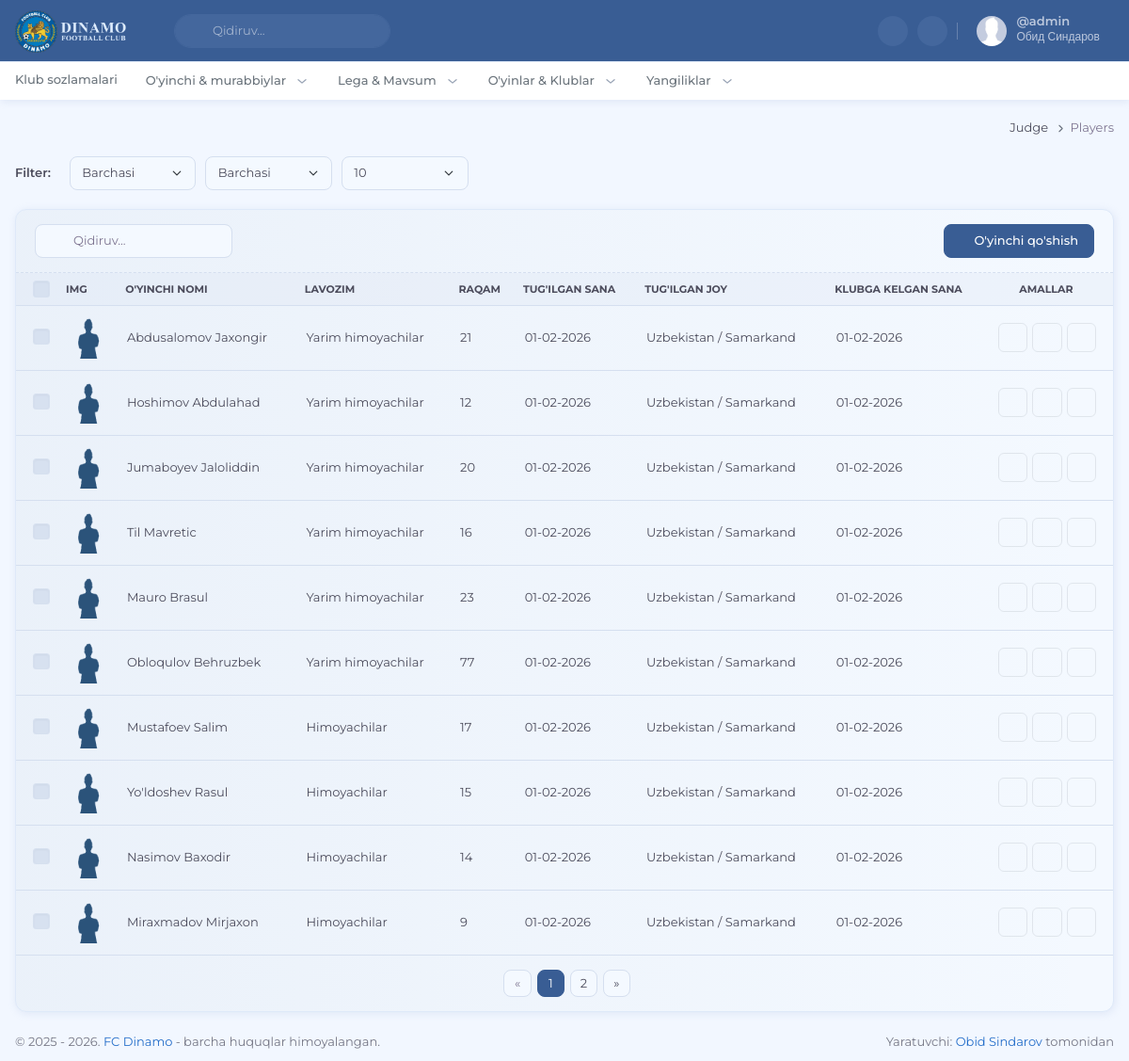
The app's page /judge/players (signed in) with its own data.
### apps/users/models.py (models this page shows, shortened)
class CustomUser(AbstractUser):
    pass

### apps/teams/models.py (models this page shows, shortened)
class Player(models.Model):
    name = models.CharField(max_length=255)
    position = models.ForeignKey(PlayerPosition, on_delete=models.PROTECT)
    team_type = models.ForeignKey(TeamType, on_delete=models.PROTECT)
    date_of_birth = models.DateField(blank=True, null=True)
    location = models.CharField(max_length=100, blank=True, null=True)
    joined_date = models.DateField(blank=True, null=True)
    image = models.FileField(upload_to='players/', blank=True, null=True)
    biography = models.TextField(blank=True)
    number = models.PositiveIntegerField(blank=True, null=True)
    order = models.IntegerField(default=0)
    class Meta:
        ordering = ('order',)

class PlayerPosition(models.Model):
    title = models.CharField(max_length=255)
    order = models.IntegerField(default=0)
    class Meta:
        ordering = ('order',)
    def __str__(self):
        return self.title

### apps/judge/views.py (the view, shortened to what this page needs)
# urls.py: path('players', views.judge_players, name='judge_players'),
@login_required
def judge_players(request):
    if not request.user.is_superuser:
        raise PermissionDenied
    per_page = request.GET.get('per_page', 10)
    category = request.GET.get('category')
    position = request.GET.get('position')
    players_list = Player.objects.select_related('position', 'team_type').order_by('-id')
    positions = PlayerPosition.objects.order_by('order')
    if category and category != "all":
        category = int(category)
        players_list = players_list.filter(team_type__id=category)
    if position and position != "all":
        position = int(position)
        players_list = players_list.filter(position__id=position)
    players_list, pagination_range = paginate_queryset(players_list, request, per_page=per_page)
    paths = [
        {'title': 'judge', 'url': 'judge', 'args': []},
        {'title': 'players', 'url': 'judge_players', 'args': []},
    ]
    context = {
        'category': category,
        'position': position,
        'positions': positions,
        'players_list': players_list,
        'pagination_range': pagination_range,
        'per_page': str(per_page),
        'paths': paths,
        'page_title': 'O\'yinchilarni sozlash'
    }
    context.update(get_base_context(request))
    return render(request, 'judge/players/players/players.html', context)

### apps/core/utils.py (called while the page is built)
def get_base_context(request):
    return {
        'current_year': datetime.now().year,
        'categorys': TeamType.objects.all().order_by('order')
    }

def get_pagination_range(current_page, total_pages, delta=1):
    range_with_dots = []
    left = current_page - delta
    right = current_page + delta + 1
    range_with_dots.append(1)
    if left > 2:
        range_with_dots.append('...')
    for i in range(max(left, 2), min(right, total_pages)):
        range_with_dots.append(i)
    if right < total_pages:
        range_with_dots.append('...')
    if total_pages > 1:
        range_with_dots.append(total_pages)
    return range_with_dots

def paginate_queryset(queryset, request, per_page=5):
    paginator = Paginator(queryset, per_page)
    page_number = request.GET.get('page')
    page_obj = paginator.get_page(page_number)
    pagination_range = get_pagination_range(page_obj.number, paginator.num_pages)
    return page_obj, pagination_range

### apps/judge/templates/judge/players/players/players.html (shortened to what this page needs)
{% extends "judge/judge.html" %} {% load static %} {% block title %}FC Dinamo - {{ page_title }}{% endblock title %} {% block css %}
<link href="{% static 'plugins/summernote/summernote-bs5.min.css' %}" rel="stylesheet" />
{% endblock css %}
{% block content %}
<div class="container-fluid">
    <div class="row">
        <div class="col-12">
            <div class="d-flex align-items-center gap-2 mb-3">
                <span class="me-2 fw-semibold">Filter:</span>
                <form method="get" class="d-flex gap-2">
                    <select class="form-select" name="category" onchange="this.form.submit()">
                        <option value="all">Barchasi</option>
                    </select>
                    <select class="form-select" name="position" onchange="this.form.submit()">
                        <option value="all">Barchasi</option>
                    </select>
                    <select class="form-select form-control my-1 my-md-0" name="per_page" onchange="this.form.submit()">
                        <option value="10" {% if per_page == "10" %}selected{% endif %}>10</option>
                    </select>
                </form>
            </div>
            <form method="post">
                <div data-table  data-table-rows-per-page="{{ per_page }}" class="card">
                    <div class="card-header border-light justify-content-between">
                        <div class="d-flex gap-2">
                            <div class="app-search">
                                <input data-table-search type="search" class="form-control" placeholder="Qidiruv..." />
                                <i class="ti ti-search app-search-icon text-muted"></i>
                            </div>
                        </div>
                        <div class="d-flex gap-1">
                            <a href="{% url 'judge_players_add' %}" class="btn btn-primary">
                                <i class="ti ti-plus me-1 fs-sm"></i>
                                O'yinchi qo'shish
                            </a>
                        </div>
                    </div>
                    <div class="table-responsive">
                        <table class="table table-custom table-centered table-select table-hover w-100 mb-0">
                            <thead class="bg-light align-middle bg-opacity-25 thead-sm">
                                <tr class="text-uppercase fs-xxs">
                                    <th class="ps-3" style="width: 1%">
                                        <input data-table-select-all class="form-check-input form-check-input-light fs-14 mt-0" type="checkbox" id="select-all-products" value="option" />
                                    </th>
                                    <th style="width: 1%;">Img</th>
                                    <th data-table-sort data-column="name">O'yinchi nomi</th>
                                    <th data-table-sort data-column="position">Lavozim</th>
                                    <th data-table-sort data-column="name">Raqam</th>
                                    <th data-table-sort data-column="date_of_birth">Tug'ilgan sana</th>
                                    <th data-table-sort data-column="location">Tug'ilgan joy</th>
                                    <th data-table-sort data-column="joined_date">Klubga kelgan sana</th>
                                    <th class="text-center" style="width: 1%">Amallar</th>
                                </tr>
                            </thead>
                            <tbody>
                                {% for player in players_list %}
                                <tr>
                                    <td class="ps-3">
                                        <input class="form-check-input form-check-input-light fs-14 product-item-check mt-0" type="checkbox" name="selected_ids" value="{{ player.id }}" value="option" />
                                    </td>
                                    <td>
                                        <div class="avatar-lg d-flex justify-content-center align-items-center">
                                            <img src="{{ player.image.url }}" alt="{{ player.name }}" class="img-fluid rounded" />
                                        </div>
                                    </td>
                                    <td>
                                        {{ player.name }}
                                    </td>
                                    <td>{{ player.position }}</td>
                                    <td>{{ player.number }}</td>
                                    <td>{{ player.date_of_birth|date:"d-m-Y" }}</td>
                                    <td>{{ player.location }}</td>
                                    <td>{{ player.joined_date|date:"d-m-Y" }}</td>
                                    <td>
                                        <div class="d-flex justify-content-center gap-1">
                                            <a href="{% url 'player_detail' player.team_type.code player.id %}" class="btn btn-default btn-icon btn-sm">
                                                <i class="ti ti-eye fs-lg"></i>
                                            </a>
                                            <a href="{% url 'judge_players_edit' player.id %}" class="btn btn-default btn-icon btn-sm">
                                                <i class="ti ti-edit fs-lg"></i>
                                            </a>
                                            <a href="{% url 'judge_players_delete' player.id %}" class="btn btn-default btn-icon btn-sm single-delete-btn">
                                                <i class="ti ti-trash fs-lg"></i>
                                            </a>
                                        </div>
                                    </td>
                                </tr>
                                {% endfor %}
                            </tbody>
                        </table>
                    </div>
                    <div class="card-footer border-0">
                        <div class="d-flex justify-content-between align-items-center">
                            <ul class="pagination pagination-sm pagination-boxed mb-0 mx-auto">
                                <li class="page-item {% if not players_list.has_previous %}disabled{% endif %}">
                                    <a class="page-link" href="{% if players_list.has_previous %}?page={{ players_list.previous_page_number }}{% else %}#{% endif %}" aria-label="Previous">
                                        <span aria-hidden="true">&laquo;</span>
                                    </a>
                                </li>
                                {% for page in pagination_range %}
                                {% if page == '...' %}
                                <li class="page-item disabled"><span class="page-link">...</span></li>
                                {% elif page == players_list.number %}
                                <li class="page-item active"><a class="page-link" href="?{% if per_page %}per_page={{ per_page }}&{% endif %}page={{ page }}">{{ page }}</a></li>
                                {% else %}
                                <li class="page-item"><a class="page-link" href="?{% if per_page %}per_page={{ per_page }}&{% endif %}page={{ page }}">{{ page }}</a></li>
                                {% endif %}
                                {% endfor %}
                                <li class="page-item {% if not players_list.has_next %}disabled{% endif %}">
                                    <a class="page-link" href="{% if players_list.has_next %}?{% if per_page %}per_page={{ per_page }}&{% endif %}page={{ players_list.next_page_number }}{% else %}#{% endif %}" aria-label="Next">
                                        <span aria-hidden="true">&raquo;</span>
                                    </a>
                                </li>
                            </ul>
                        </div>
                    </div>
                </div>
            </form>
        </div>
    </div>
</div>
{% endblock content %}

### apps/core/templates/core/components/user-dropdown.html (shortened to what this page needs)
{% load static %}
{% if request.user.is_authenticated %}
<div id="user-dropdown-detailed" class="topbar-item nav-user">
    <div class="dropdown">
        <a class="topbar-link dropdown-toggle drop-arrow-none px-2" data-bs-toggle="dropdown" href="#!"
            aria-haspopup="false" aria-expanded="false">
            <img src="{% static 'images/user.jpg' %}" width="32" class="rounded-circle me-lg-2 d-flex"
                alt="user-image" />
            <div class="d-lg-flex align-items-center gap-1 d-none">
                <span>
                    <h5 class="my-0 lh-1 pro-username">@{{ request.user.username }}</h5>
                    <span class="fs-xs lh-1">{{ request.user.first_name }} {{ request.user.last_name }}</span>
                </span>
                <i class="ti ti-chevron-down align-middle"></i>
            </div>
        </a>
    </div>
</div>
{% endif %}

### records on screen
CustomUser: user.username "admin", user.first_name "Обид", user.last_name "Синдаров"
Player: image (picture), name "Abdusalomov Jaxongir", position "Yarim himoyachilar", number "21", date_of_birth "01-02-2026", location "Uzbekistan / Samarkand", joined_date "01-02-2026"
Player: image (picture), name "Hoshimov Abdulahad", position "Yarim himoyachilar", number "12", date_of_birth "01-02-2026", location "Uzbekistan / Samarkand", joined_date "01-02-2026"
Player: image (picture), name "Jumaboyev Jaloliddin", position "Yarim himoyachilar", number "20", date_of_birth "01-02-2026", location "Uzbekistan / Samarkand", joined_date "01-02-2026"
Player: image (picture), name "Til Mavretic", position "Yarim himoyachilar", number "16", date_of_birth "01-02-2026", location "Uzbekistan / Samarkand", joined_date "01-02-2026"
Player: image (picture), name "Mauro Brasul", position "Yarim himoyachilar", number "23", date_of_birth "01-02-2026", location "Uzbekistan / Samarkand", joined_date "01-02-2026"
Player: image (picture), name "Obloqulov Behruzbek", position "Yarim himoyachilar", number "77", date_of_birth "01-02-2026", location "Uzbekistan / Samarkand", joined_date "01-02-2026"
Player: image (picture), name "Mustafoev Salim", position "Himoyachilar", number "17", date_of_birth "01-02-2026", location "Uzbekistan / Samarkand", joined_date "01-02-2026"
Player: image (picture), name "Yo'ldoshev Rasul", position "Himoyachilar", number "15", date_of_birth "01-02-2026", location "Uzbekistan / Samarkand", joined_date "01-02-2026"
Player: image (picture), name "Nasimov Baxodir", position "Himoyachilar", number "14", date_of_birth "01-02-2026", location "Uzbekistan / Samarkand", joined_date "01-02-2026"
Player: image (picture), name "Miraxmadov Mirjaxon", position "Himoyachilar", number "9", date_of_birth "01-02-2026", location "Uzbekistan / Samarkand", joined_date "01-02-2026"

### other values on screen
{{ item.title|title }} "Judge"
{{ item.title|title }} "Players"
{{ page }} "1"
{{ page }} "2"
